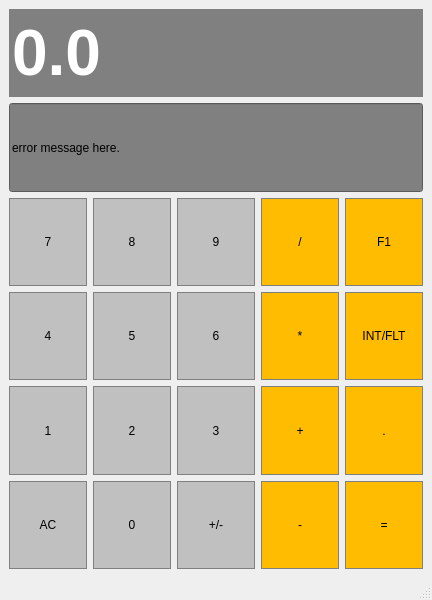
<?xml version="1.0" encoding="UTF-8"?>
<ui version="4.0">
 <class>MainWindow</class>
 <widget class="QMainWindow" name="MainWindow">
  <property name="geometry">
   <rect>
    <x>0</x>
    <y>0</y>
    <width>432</width>
    <height>600</height>
   </rect>
  </property>
  <property name="sizePolicy">
   <sizepolicy hsizetype="Preferred" vsizetype="Expanding">
    <horstretch>0</horstretch>
    <verstretch>0</verstretch>
   </sizepolicy>
  </property>
  <property name="windowTitle">
   <string>MainWindow</string>
  </property>
  <widget class="QWidget" name="centralwidget">
   <layout class="QGridLayout" name="gridLayout">
    <item row="4" column="4">
     <widget class="QPushButton" name="Button6">
      <property name="sizePolicy">
       <sizepolicy hsizetype="Preferred" vsizetype="Preferred">
        <horstretch>0</horstretch>
        <verstretch>0</verstretch>
       </sizepolicy>
      </property>
      <property name="styleSheet">
       <string notr="true">QPushButton{
	background-color: #C0C0C0;
	border: 1px solid gray;
	padding: 5px;
}
QPushButton::pressed{
	background-color: #A9A9A9;
	border: 1px solid gray;
	padding: 5px;
}</string>
      </property>
      <property name="text">
       <string>6</string>
      </property>
     </widget>
    </item>
    <item row="6" column="2">
     <widget class="QPushButton" name="ClearEverything">
      <property name="sizePolicy">
       <sizepolicy hsizetype="Preferred" vsizetype="Preferred">
        <horstretch>0</horstretch>
        <verstretch>0</verstretch>
       </sizepolicy>
      </property>
      <property name="styleSheet">
       <string notr="true">QPushButton{
	background-color: #C0C0C0;
	border: 1px solid gray;
	padding: 5px;
}
QPushButton::pressed{
	background-color: #A9A9A9;
	border: 1px solid gray;
	padding: 5px;
}</string>
      </property>
      <property name="text">
       <string>AC</string>
      </property>
     </widget>
    </item>
    <item row="3" column="6">
     <widget class="QPushButton" name="F1">
      <property name="sizePolicy">
       <sizepolicy hsizetype="Preferred" vsizetype="Preferred">
        <horstretch>0</horstretch>
        <verstretch>0</verstretch>
       </sizepolicy>
      </property>
      <property name="styleSheet">
       <string notr="true">QPushButton{
	background-color: #FFBC00;
	border: 1px solid gray;
	padding: 5px;
}
QPushButton::pressed{
	background-color: #A9A9A9;
	border: 1px solid gray;
	padding: 5px;
}</string>
      </property>
      <property name="text">
       <string>F1</string>
      </property>
     </widget>
    </item>
    <item row="6" column="6">
     <widget class="QPushButton" name="Assign">
      <property name="sizePolicy">
       <sizepolicy hsizetype="Preferred" vsizetype="Preferred">
        <horstretch>0</horstretch>
        <verstretch>0</verstretch>
       </sizepolicy>
      </property>
      <property name="styleSheet">
       <string notr="true">QPushButton{
	background-color: #FFBC00;
	border: 1px solid gray;
	padding: 5px;
}
QPushButton::pressed{
	background-color: #A9A9A9;
	border: 1px solid gray;
	padding: 5px;
}</string>
      </property>
      <property name="text">
       <string>=</string>
      </property>
     </widget>
    </item>
    <item row="5" column="2">
     <widget class="QPushButton" name="Button1">
      <property name="sizePolicy">
       <sizepolicy hsizetype="Preferred" vsizetype="Preferred">
        <horstretch>0</horstretch>
        <verstretch>0</verstretch>
       </sizepolicy>
      </property>
      <property name="styleSheet">
       <string notr="true">QPushButton{
	background-color: #C0C0C0;
	border: 1px solid gray;
	padding: 5px;
}
QPushButton::pressed{
	background-color: #A9A9A9;
	border: 1px solid gray;
	padding: 5px;
}</string>
      </property>
      <property name="text">
       <string>1</string>
      </property>
     </widget>
    </item>
    <item row="4" column="6">
     <widget class="QPushButton" name="IsFloat">
      <property name="sizePolicy">
       <sizepolicy hsizetype="Preferred" vsizetype="Preferred">
        <horstretch>0</horstretch>
        <verstretch>0</verstretch>
       </sizepolicy>
      </property>
      <property name="styleSheet">
       <string notr="true">QPushButton{
	background-color: #FFBC00;
	border: 1px solid gray;
	padding: 5px;
}
QPushButton::pressed{
	background-color: #A9A9A9;
	border: 1px solid gray;
	padding: 5px;
}</string>
      </property>
      <property name="text">
       <string>INT/FLT</string>
      </property>
     </widget>
    </item>
    <item row="6" column="5">
     <widget class="QPushButton" name="Subtract">
      <property name="sizePolicy">
       <sizepolicy hsizetype="Preferred" vsizetype="Preferred">
        <horstretch>0</horstretch>
        <verstretch>0</verstretch>
       </sizepolicy>
      </property>
      <property name="styleSheet">
       <string notr="true">QPushButton{
	background-color: #FFBC00;
	border: 1px solid gray;
	padding: 5px;
}
QPushButton::pressed{
	background-color: #A9A9A9;
	border: 1px solid gray;
	padding: 5px;
}</string>
      </property>
      <property name="text">
       <string>-</string>
      </property>
     </widget>
    </item>
    <item row="3" column="4">
     <widget class="QPushButton" name="Button9">
      <property name="sizePolicy">
       <sizepolicy hsizetype="Preferred" vsizetype="Preferred">
        <horstretch>0</horstretch>
        <verstretch>0</verstretch>
       </sizepolicy>
      </property>
      <property name="styleSheet">
       <string notr="true">QPushButton{
	background-color: #C0C0C0;
	border: 1px solid gray;
	padding: 5px;
}
QPushButton::pressed{
	background-color: #A9A9A9;
	border: 1px solid gray;
	padding: 5px;
}</string>
      </property>
      <property name="text">
       <string>9</string>
      </property>
     </widget>
    </item>
    <item row="6" column="4">
     <widget class="QPushButton" name="ChangeSign">
      <property name="sizePolicy">
       <sizepolicy hsizetype="Preferred" vsizetype="Preferred">
        <horstretch>0</horstretch>
        <verstretch>0</verstretch>
       </sizepolicy>
      </property>
      <property name="styleSheet">
       <string notr="true">QPushButton{
	background-color: #C0C0C0;
	border: 1px solid gray;
	padding: 5px;
}
QPushButton::pressed{
	background-color: #A9A9A9;
	border: 1px solid gray;
	padding: 5px;
}</string>
      </property>
      <property name="text">
       <string>+/-</string>
      </property>
     </widget>
    </item>
    <item row="1" column="2" colspan="5">
     <widget class="QLineEdit" name="Display">
      <property name="sizePolicy">
       <sizepolicy hsizetype="Preferred" vsizetype="Preferred">
        <horstretch>0</horstretch>
        <verstretch>0</verstretch>
       </sizepolicy>
      </property>
      <property name="font">
       <font>
        <family>Arial</family>
        <pointsize>48</pointsize>
        <italic>false</italic>
        <bold>true</bold>
        <underline>false</underline>
       </font>
      </property>
      <property name="styleSheet">
       <string notr="true">QLineEdit{
	background-color: gray;
	border: 1px solid gray;
	color: #ffffff;
}</string>
      </property>
      <property name="text">
       <string>0.0</string>
      </property>
      <property name="maxLength">
       <number>32766</number>
      </property>
     </widget>
    </item>
    <item row="5" column="3">
     <widget class="QPushButton" name="Button2">
      <property name="sizePolicy">
       <sizepolicy hsizetype="Preferred" vsizetype="Preferred">
        <horstretch>0</horstretch>
        <verstretch>0</verstretch>
       </sizepolicy>
      </property>
      <property name="styleSheet">
       <string notr="true">QPushButton{
	background-color: #C0C0C0;
	border: 1px solid gray;
	padding: 5px;
}
QPushButton::pressed{
	background-color: #A9A9A9;
	border: 1px solid gray;
	padding: 5px;
}</string>
      </property>
      <property name="text">
       <string>2</string>
      </property>
     </widget>
    </item>
    <item row="6" column="3">
     <widget class="QPushButton" name="Button0">
      <property name="sizePolicy">
       <sizepolicy hsizetype="Preferred" vsizetype="Preferred">
        <horstretch>0</horstretch>
        <verstretch>0</verstretch>
       </sizepolicy>
      </property>
      <property name="styleSheet">
       <string notr="true">QPushButton{
	background-color: #C0C0C0;
	border: 1px solid gray;
	padding: 5px;
}
QPushButton::pressed{
	background-color: #A9A9A9;
	border: 1px solid gray;
	padding: 5px;
}</string>
      </property>
      <property name="text">
       <string>0</string>
      </property>
     </widget>
    </item>
    <item row="4" column="2">
     <widget class="QPushButton" name="Button4">
      <property name="sizePolicy">
       <sizepolicy hsizetype="Preferred" vsizetype="Preferred">
        <horstretch>0</horstretch>
        <verstretch>0</verstretch>
       </sizepolicy>
      </property>
      <property name="styleSheet">
       <string notr="true">QPushButton{
	background-color: #C0C0C0;
	border: 1px solid gray;
	padding: 5px;
}
QPushButton::pressed{
	background-color: #A9A9A9;
	border: 1px solid gray;
	padding: 5px;
}</string>
      </property>
      <property name="text">
       <string>4</string>
      </property>
     </widget>
    </item>
    <item row="5" column="4">
     <widget class="QPushButton" name="Button3">
      <property name="sizePolicy">
       <sizepolicy hsizetype="Preferred" vsizetype="Preferred">
        <horstretch>0</horstretch>
        <verstretch>0</verstretch>
       </sizepolicy>
      </property>
      <property name="styleSheet">
       <string notr="true">QPushButton{
	background-color: #C0C0C0;
	border: 1px solid gray;
	padding: 5px;
}
QPushButton::pressed{
	background-color: #A9A9A9;
	border: 1px solid gray;
	padding: 5px;
}</string>
      </property>
      <property name="text">
       <string>3</string>
      </property>
     </widget>
    </item>
    <item row="5" column="6">
     <widget class="QPushButton" name="FloatPoint">
      <property name="sizePolicy">
       <sizepolicy hsizetype="Preferred" vsizetype="Preferred">
        <horstretch>0</horstretch>
        <verstretch>0</verstretch>
       </sizepolicy>
      </property>
      <property name="styleSheet">
       <string notr="true">QPushButton{
	background-color: #FFBC00;
	border: 1px solid gray;
	padding: 5px;
}
QPushButton::pressed{
	background-color: #A9A9A9;
	border: 1px solid gray;
	padding: 5px;
}</string>
      </property>
      <property name="text">
       <string>.</string>
      </property>
     </widget>
    </item>
    <item row="4" column="3">
     <widget class="QPushButton" name="Button5">
      <property name="sizePolicy">
       <sizepolicy hsizetype="Preferred" vsizetype="Preferred">
        <horstretch>0</horstretch>
        <verstretch>0</verstretch>
       </sizepolicy>
      </property>
      <property name="styleSheet">
       <string notr="true">QPushButton{
	background-color: #C0C0C0;
	border: 1px solid gray;
	padding: 5px;
}
QPushButton::pressed{
	background-color: #A9A9A9;
	border: 1px solid gray;
	padding: 5px;
}</string>
      </property>
      <property name="text">
       <string>5</string>
      </property>
     </widget>
    </item>
    <item row="3" column="3">
     <widget class="QPushButton" name="Button8">
      <property name="sizePolicy">
       <sizepolicy hsizetype="Preferred" vsizetype="Preferred">
        <horstretch>0</horstretch>
        <verstretch>0</verstretch>
       </sizepolicy>
      </property>
      <property name="styleSheet">
       <string notr="true">QPushButton{
	background-color: #C0C0C0;
	border: 1px solid gray;
	padding: 5px;
}
QPushButton::pressed{
	background-color: #A9A9A9;
	border: 1px solid gray;
	padding: 5px;
}</string>
      </property>
      <property name="text">
       <string>8</string>
      </property>
     </widget>
    </item>
    <item row="3" column="2">
     <widget class="QPushButton" name="Button7">
      <property name="sizePolicy">
       <sizepolicy hsizetype="Preferred" vsizetype="Preferred">
        <horstretch>0</horstretch>
        <verstretch>0</verstretch>
       </sizepolicy>
      </property>
      <property name="styleSheet">
       <string notr="true">QPushButton{
	background-color: #C0C0C0;
	border: 1px solid gray;
	padding: 5px;
}
QPushButton::pressed{
	background-color: #A9A9A9;
	border: 1px solid gray;
	padding: 5px;
}</string>
      </property>
      <property name="text">
       <string>7</string>
      </property>
     </widget>
    </item>
    <item row="5" column="5">
     <widget class="QPushButton" name="Plus">
      <property name="sizePolicy">
       <sizepolicy hsizetype="Preferred" vsizetype="Preferred">
        <horstretch>0</horstretch>
        <verstretch>0</verstretch>
       </sizepolicy>
      </property>
      <property name="styleSheet">
       <string notr="true">QPushButton{
	background-color: #FFBC00;
	border: 1px solid gray;
	padding: 5px;
}
QPushButton::pressed{
	background-color: #A9A9A9;
	border: 1px solid gray;
	padding: 5px;
}</string>
      </property>
      <property name="text">
       <string>+</string>
      </property>
     </widget>
    </item>
    <item row="4" column="5">
     <widget class="QPushButton" name="Multiply">
      <property name="sizePolicy">
       <sizepolicy hsizetype="Preferred" vsizetype="Preferred">
        <horstretch>0</horstretch>
        <verstretch>0</verstretch>
       </sizepolicy>
      </property>
      <property name="styleSheet">
       <string notr="true">QPushButton{
	background-color: #FFBC00;
	border: 1px solid gray;
	padding: 5px;
}
QPushButton::pressed{
	background-color: #A9A9A9;
	border: 1px solid gray;
	padding: 5px;
}</string>
      </property>
      <property name="text">
       <string>*</string>
      </property>
     </widget>
    </item>
    <item row="3" column="5">
     <widget class="QPushButton" name="Divide">
      <property name="sizePolicy">
       <sizepolicy hsizetype="Preferred" vsizetype="Preferred">
        <horstretch>0</horstretch>
        <verstretch>0</verstretch>
       </sizepolicy>
      </property>
      <property name="styleSheet">
       <string notr="true">QPushButton{
	background-color: #FFBC00;
	border: 1px solid gray;
	padding: 5px;
}
QPushButton::pressed{
	background-color: #A9A9A9;
	border: 1px solid gray;
	padding: 5px;
}</string>
      </property>
      <property name="text">
       <string>/</string>
      </property>
     </widget>
    </item>
    <item row="2" column="2" colspan="5">
     <widget class="QLineEdit" name="DisplayError">
      <property name="sizePolicy">
       <sizepolicy hsizetype="Expanding" vsizetype="Preferred">
        <horstretch>0</horstretch>
        <verstretch>0</verstretch>
       </sizepolicy>
      </property>
      <property name="styleSheet">
       <string notr="true">background-color:gray;</string>
      </property>
      <property name="text">
       <string>error message here.</string>
      </property>
     </widget>
    </item>
   </layout>
  </widget>
  <widget class="QStatusBar" name="statusbar"/>
 </widget>
 <resources/>
 <connections/>
</ui>
